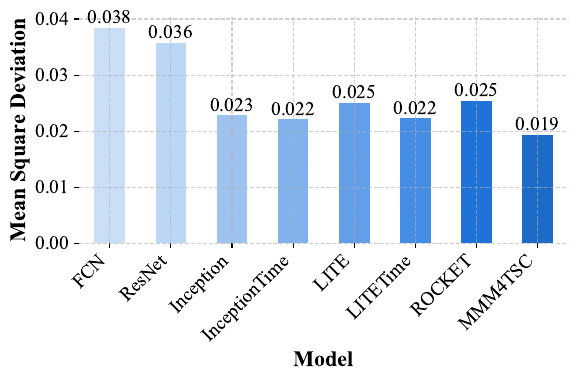

Recreate this plot in Python.
import pandas as pd
import numpy as np
import matplotlib.pyplot as plt
import seaborn as sns
from matplotlib import rcParams

# 设置全局字体为Times New Roman
rcParams['font.family'] = 'Times New Roman'
rcParams['font.size'] = 14

# 读取Excel文件
df = pd.read_excel('result.xlsx')

# 将数据集作为index，模型和准确率作为列
df = df.set_index('dataset')

# 计算每个模型的准确率方差
accuracy_vars = df.var(axis=0)

# 创建柱状图
plt.figure(figsize=(6, 4))

palette = {
    'FCN': '#c3deff',  # 橙色
    'ResNet': '#b2d5ff',  # 蓝色
    'Inception': '#90c2ff',  # 绿色
    'InceptionTime': '#6fb0fe',  # 黄色
    'LITE': '#4d9dfe',  # 深蓝色
    'LITETime': '#2b8afe',  # 红橙色
    'ROCKET': '#016ff5',  # 紫色
    'MMM4TSC': '#0168e4'  # 黑色，MMM4TSC模型
}

# 绘制柱状图
bar = sns.barplot(x=accuracy_vars.index, y=accuracy_vars.values, palette=palette, width=0.5)

# 在柱子上标出平均方差
for idx, var in accuracy_vars.items():
    bar.text(idx, var, f'{var:.3f}', ha='center', va='bottom', fontfamily='Times New Roman')

# 设置图形标题和坐标轴标签
plt.xlabel('Model', fontsize=16, fontweight='bold')
plt.ylabel('Mean Square Deviation', fontsize=16, fontweight='bold')

# 增加图形的网格线，使图形更加清晰
sns.despine(left=True, bottom=True)
plt.grid(True, linestyle='--', alpha=0.6)
plt.xticks(rotation=45, ha='right')

# 显示图形
plt.tight_layout()  # 自动调整子图参数，使之填充整个图像区域
plt.savefig('all_mad.pdf', dpi=300, format='pdf', bbox_inches='tight')
plt.show()
